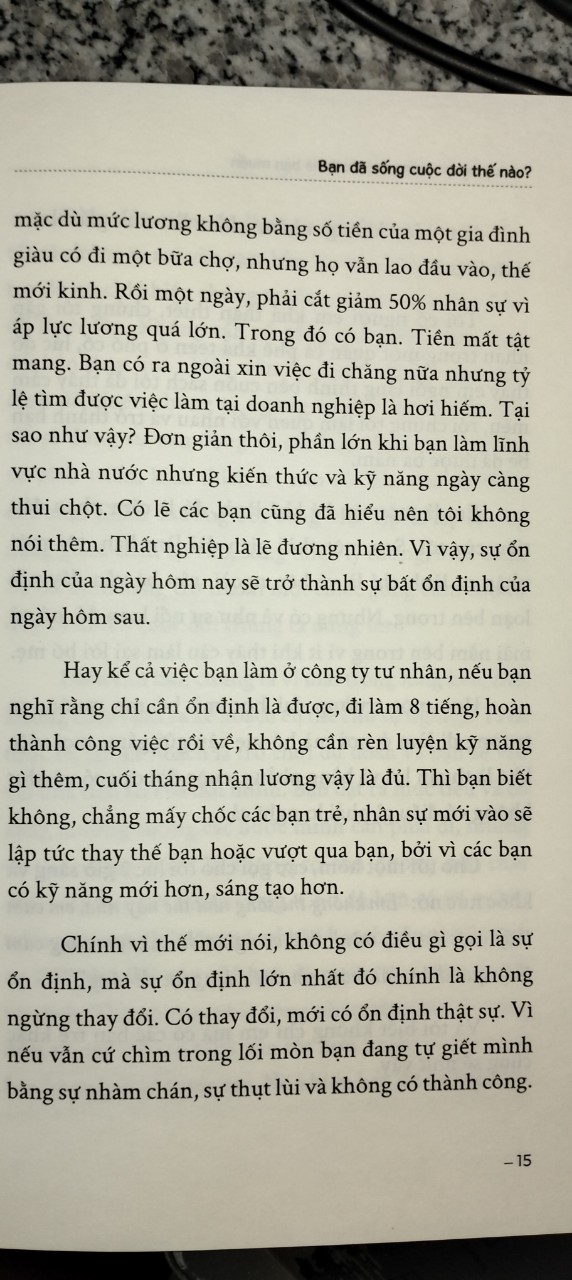
#> input picture img/img.jpg, 572 x 1280 px
$ python main.py
#> lines starting #> are read from the running program, lines starting #| are printed output that depends on the picture; after the words box and inside, x2 and y2 are one past the last pixel; in counts of white or black regions, pixels touching at a corner belong together
import pytesseract
from PIL import Image
import cv2
import os
import io


# Path to the Tesseract executable (update this based on your installation)
pytesseract.pytesseract.tesseract_cmd = r'C:\Program Files\Tesseract-OCR\tesseract.exe'


def extract_text_from_image(image_path):
    try:
        with Image.open(image_path) as img:
            text = pytesseract.image_to_string(img, lang='vie')
            return text
    except Exception as e:
        print(f"Error: {e}")
        return None


def preprocessing_image(image_path):
#> called with image_path = 'img/img.jpg'
    filename = "{}.png".format(os.getpid())

    image = cv2.imread(image_path)
#> image is the input picture: shape (1280, 572, 3); mean B, G, R 159.3, 173.9, 175.8
    img = cv2.cvtColor(image, cv2.COLOR_BGR2GRAY)

    img = cv2.threshold(
        img, 0, 255, cv2.THRESH_BINARY | cv2.THRESH_OTSU)[1]
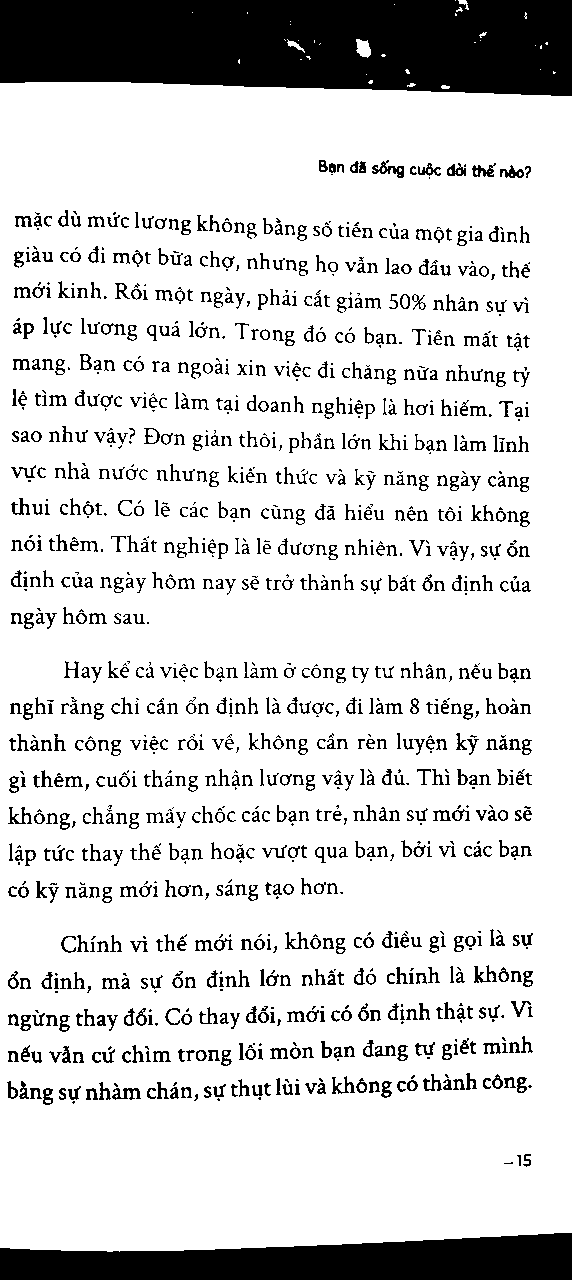
#> img: shape (1280, 572); 83.2% white; 1256 black regions (354 under 20 px), largest, box (x1, y1, x2, y2) and area: (0, 0, 572, 96) 49594, (0, 1233, 572, 1280) 20049, (372, 160, 404, 178) 222
    cv2.imwrite("tmp/" + filename, img)
    return "tmp/" + filename


def get_filenames_in_folder(folder_path):
    filenames = []
    for filename in os.listdir(folder_path):
        if os.path.isfile(os.path.join(folder_path, filename)):
            filenames.append(folder_path + "/" + filename)
    return filenames


def test():
    file = preprocessing_image("img/img.jpg")
    extracted_text = extract_text_from_image(file)
    print(extracted_text)


def main():
    filenames = get_filenames_in_folder("img")
    for filename in filenames:
        file = preprocessing_image(filename)
        extracted_text = extract_text_from_image(file)
        if extracted_text:
            fn, extension = os.path.splitext(os.path.basename(filename))

            with io.open("text/" + fn + ".txt", "w", encoding="utf-8") as f:
                f.write(extracted_text)
            print("Success: " + filename)
        else:
            print("Failed:  " + filename)


if __name__ == "__main__":
    main()
    # test()
